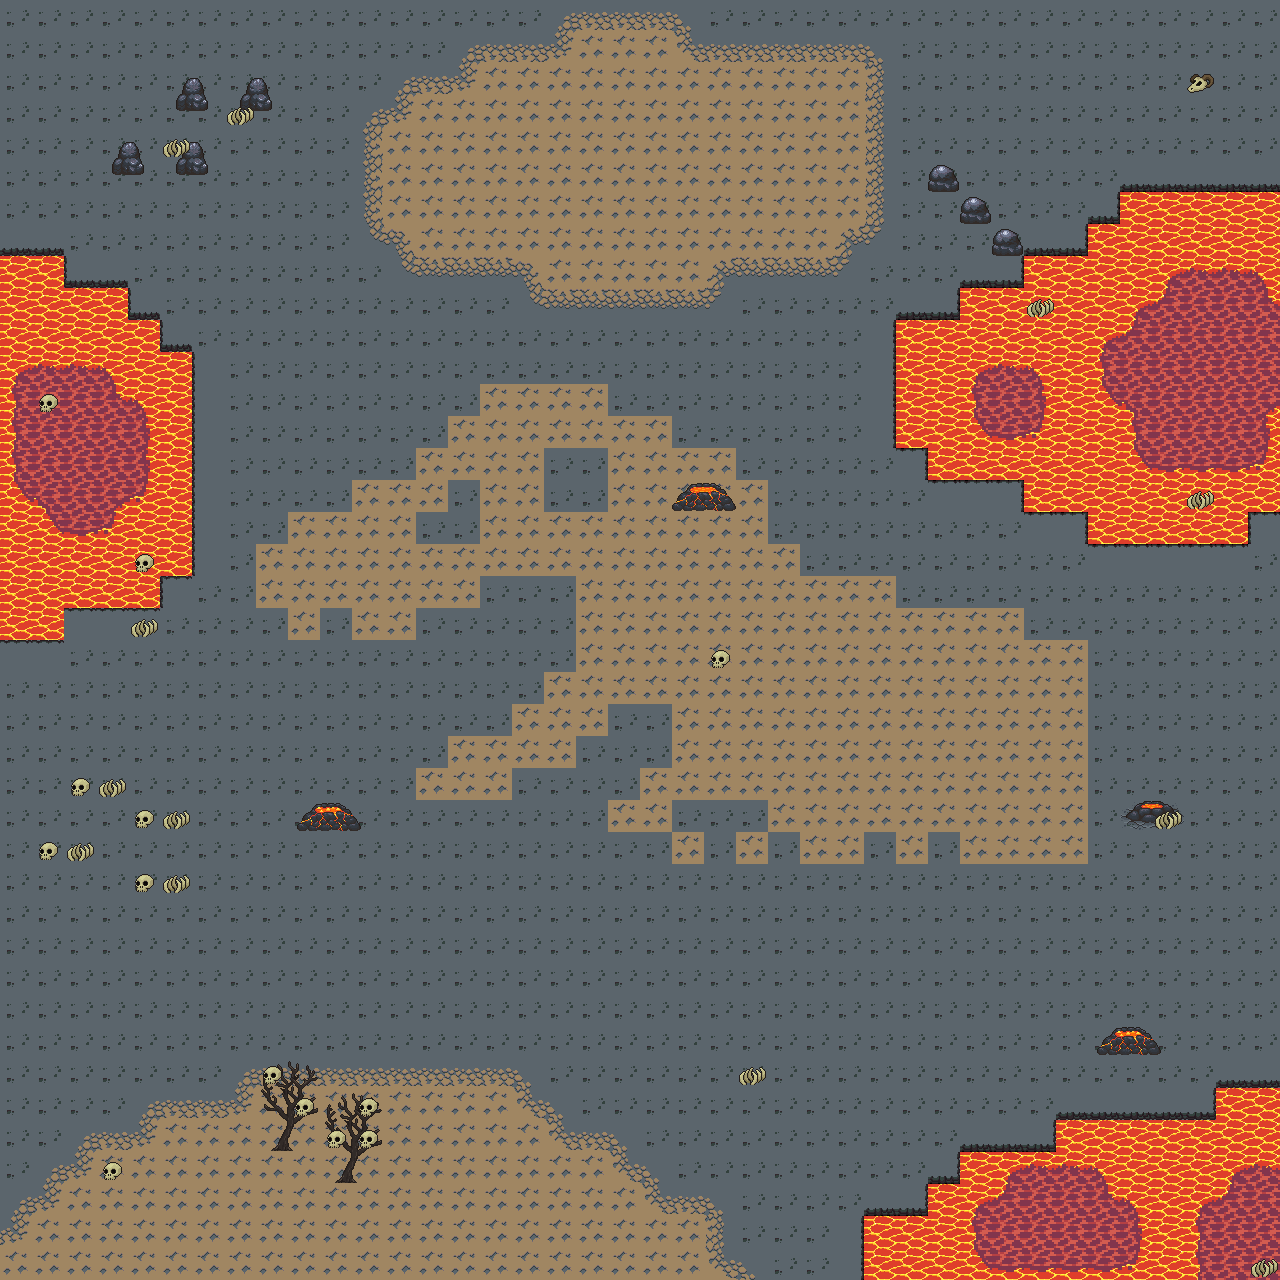

A 2D game scene composited from a Tiled map and its tileset images. What follows is a short description and the map's XML, with each tile layer's data collapsed to a summary:
An orthogonal 40x40 tile map with 32x32 px tiles, 4 tile layers (floor, colidable, no_colidable, invisible), 3 tilesets and 2 objects.

<map version="1.10" tiledversion="1.11.2" orientation="orthogonal" renderorder="right-down" width="40" height="40" tilewidth="32" tileheight="32" infinite="0" nextlayerid="6" nextobjectid="9">
 <properties>
  <property name="xSpawnPoint" type="int" value="640" />
  <property name="ySpawnPoint" type="int" value="920" />
 </properties>
 <tileset firstgid="1" source="../TSXS/volcan1.tsx" />
 <tileset firstgid="181" source="../TSXS/volcan2.tsx" />
 <tileset firstgid="271" source="../TSXS/1_terrain.tsx" />
 <layer id="1" name="floor" width="40" height="40">
  <data>[1600 cells, 1591 non-empty, 24 distinct tile ids]</data>
 </layer>
 <layer id="2" name="colidable" width="40" height="40">
  <data>[1600 cells, 287 non-empty, 26 distinct tile ids]</data>
 </layer>
 <layer id="3" name="no_colidable" width="40" height="40">
  <data>[1600 cells, 95 non-empty, 16 distinct tile ids]</data>
 </layer>
 <objectgroup id="4" name="spawneable">
  <object id="3" x="490" y="796" width="454" height="212" />
  <object id="5" x="300" y="174" width="160" height="490" />
 </objectgroup>
 <layer id="5" name="invisible" width="40" height="40">
  <data>[1600 cells, 172 non-empty, 1 distinct tile ids]</data>
 </layer>
</map>
